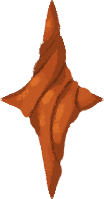
#> input picture assets/src/sp_sb_deco.png, 104 x 199 px; its folder holds only this picture in this run
$ python sb_alpha.py
#> lines starting #> are read from the running program, lines starting #| are printed output that depends on the picture
# -*- coding: utf-8 -*-
"""检查每张贴图是不是「不透明黑底」——这决定能否直接 drawImage。"""
import os, glob
from PIL import Image

SRC = r"C:\Users\shenl\Desktop\new\assets\src"
out = []
for p in sorted(glob.glob(os.path.join(SRC, "sp_sb_*.png"))):
    im = Image.open(p).convert("RGBA")
#> im is the input picture: PIL image 104x199 RGBA; mean R, G, B, A 217.5, 178.8, 160.5, 74.7
    a = im.getchannel("A")
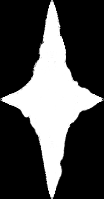
#> a: PIL image 104x199 L; min 0, max 255, mean 74.7
    lo, hi = a.getextrema()
#> lo = 0; hi = 255
    hist = a.histogram()
#> hist = 256 values, max 14242 at index 0, min 0 at index 34, mean 80.84
    tot = im.size[0] * im.size[1]
#> tot = 20696
    opaque = hist[255] / float(tot)
#> opaque = 0.26
    trans = hist[0] / float(tot)
#> trans = 0.688
    r, g, b = im.getchannel("R"), im.getchannel("G"), im.getchannel("B")
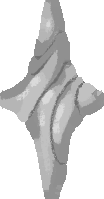
#> r: PIL image 104x199 L; min 110, max 255, mean 217.5
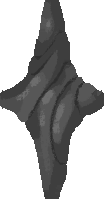
#> g: PIL image 104x199 L; min 46, max 255, mean 178.8
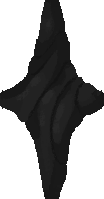
#> b: PIL image 104x199 L; min 19, max 255, mean 160.5
    # 完全不透明区域的平均色
    px = im.load()
    sr = sg = sb = n = 0
    for y in range(0, im.size[1], 2):
        for x in range(0, im.size[0], 2):
            rr, gg, bb, aa = px[x, y]
            if aa > 250:
                sr += rr; sg += gg; sb += bb; n += 1
#> after the loop, n = 1428; sb = 41943; sg = 106662; sr = 241683
    mean = (sr // n, sg // n, sb // n) if n else (0, 0, 0)
#> mean = (169, 74, 29)
    out.append("%-20s a:[%3d..%3d] 全透明%5.1f%%  全不透明%5.1f%%  不透明区均色%s" %
               (os.path.basename(p), lo, hi, trans * 100, opaque * 100, str(mean)))
open(r"C:\Users\shenl\Desktop\new\tools\_sb_alpha.txt", "w", encoding="utf-8").write("\n".join(out))
